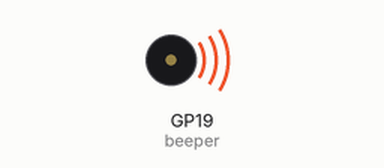
Recording of a program running on a simulated Raspberry Pi Pico running MicroPython. On the bench: buzzer (waves = sounding). At 17.6 s the program stops and its outputs stay as they are.

Above: at 0.12 s.
At 2.7 s:
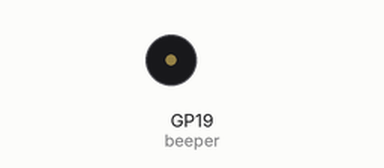
Timing chart, 0 to 3.5 s (numbered marks = the images above):
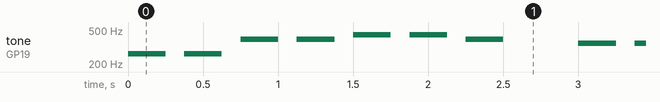

The program:

twinkle-little-star.py
```python
import time
from machine import PWM, Pin

#ËÙ¶ÈÉèÖÃÎª5×óÓÒ
speed = 5

# ÉèÖÃ19¿ÚÎªIOÊä³ö£¬È»ºóÍ¨¹ýPWM¿ØÖÆÎÞÔµ·äÃùÆ÷·¢Éù

# ¶¨ÒåÒôµ÷ÆµÂÊ
# µÍÒôµÄÒÔ¼üÅÌµÄÊý×Ö¼üÏÂÃæ¶ÔÓ¦µÄ×ÖÄ¸±íÊ¾£¬¸ßÒôÒÔÊý×Ö¼üÉÏÃæµÄ×Ö·û±íÊ¾
# ÀýÈç£¬qÔÚ1ÏÂÃæ£¬±íÊ¾µÍÒôµÄ1£¨do£©;!ÔÚ1¼üÉÏ£¬±íÊ¾¸ßÒôµÄ1£¨do£©,ÒÔ´ËÀàÍÆ.
tones = {
            'q':131, 'w':147, 'e':165, 'r':175, 't':196, 'y':211, 'u':248,
            '1': 262, '2': 294, '3': 330, '4': 349, '5': 392, '6': 440, '7': 494,
            '!':525, '@':589, '#':661, '$':700, '%':786, '^':882, '^':990,
            '-': 0
        }
# ¶¨ÒåÐ¡ÐÇÐÇÐýÂÉ£¬ÕâÀïÃ»ÓÐµÍÒôºÍ¸ßÒô
melody = "1155665-4433221-5544332-5544332-1155665-4433221"

# ÉèÖÃ11¿ÚÊä³öÆµÂÊ0.1hz£¬²»ÄÜÉèÖÃÎª0£¬»á³ö´í
beeper = PWM(Pin(19))

# Õ¼¿Õ±ÈÎª50%
beeper.duty_u16(int(65535 * 0.5))

for tone in melody:
    freq = tones[tone]
    if freq:
        #µ÷ÕûPWMµÄÆµÂÊ£¬Ê¹Æä·¢³öÖ¸¶¨µÄÒôµ÷
        beeper.duty_u16(int(65535 * 0.5))
        beeper.freq(freq)
    else:
        #µ÷ÕûÕ¼¿Õ±ÈÎª0£¬Ïàµ±ÓÚ²»·¢Òô£¬²»ÄÜÉèÖÃÆµÂÊÎª0 £¬»á±¨´í
        beeper.duty_u16(0)

    # Ã¿¸öÒô·ûµÄÊ±³¤
    time.sleep(0.05*speed)

    # Ã¿¸öÒô·ûÖ®¼äµÄÍ£¶Ù
    beeper.duty_u16(0)
    time.sleep(0.025*speed)

beeper.deinit()
```

Measured:
- by itself, tone on GP19 (beeper): plays 262 Hz for 0.25 s, 262 Hz for 0.25 s, 392 Hz for 0.25 s, 392 Hz for 0.25 s, 440 Hz for 0.25 s, 440 Hz for 0.25 s … (42 notes in this stretch)
